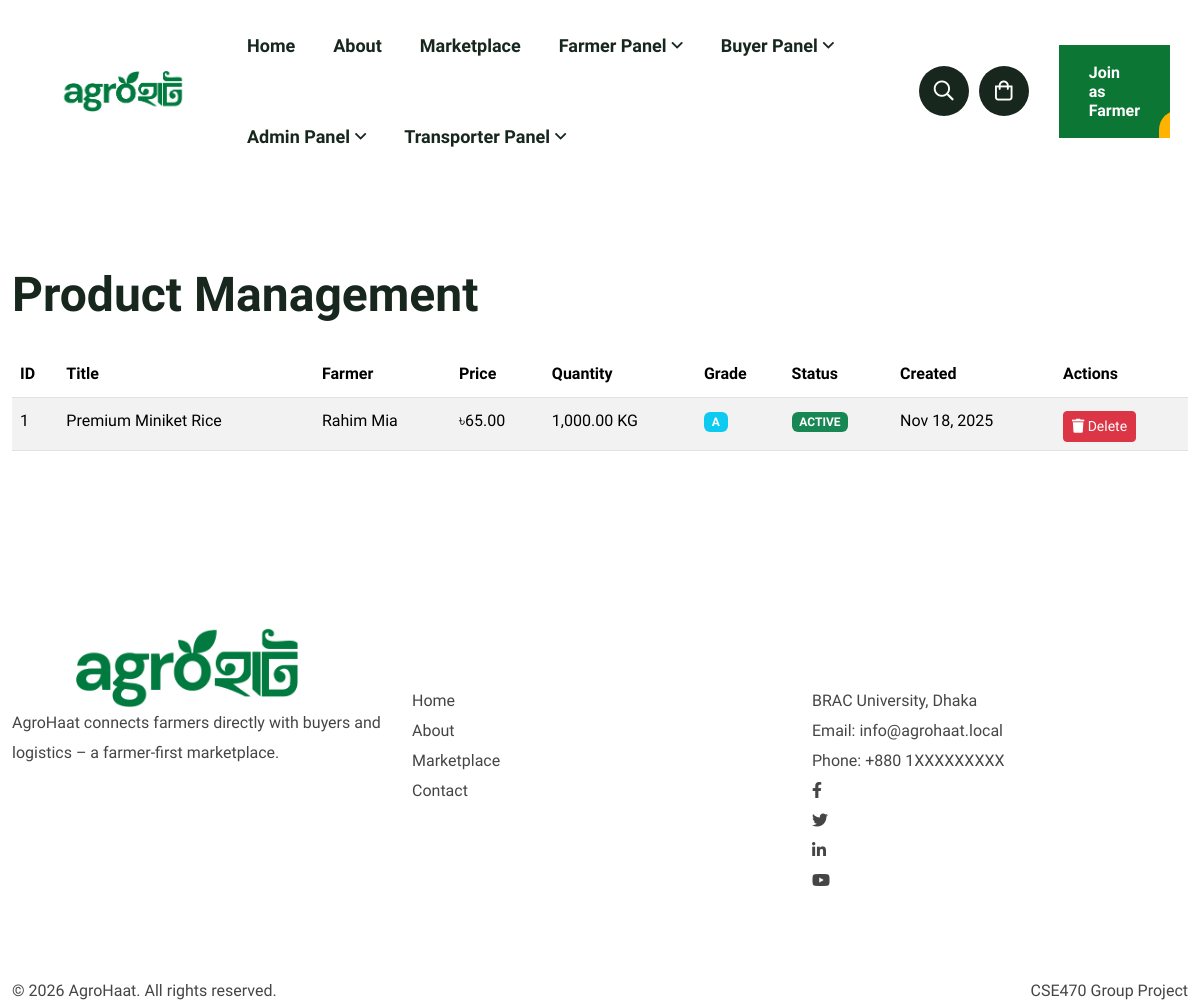
The page /public/admin/products.php (signed in) on the database as committed earlier.
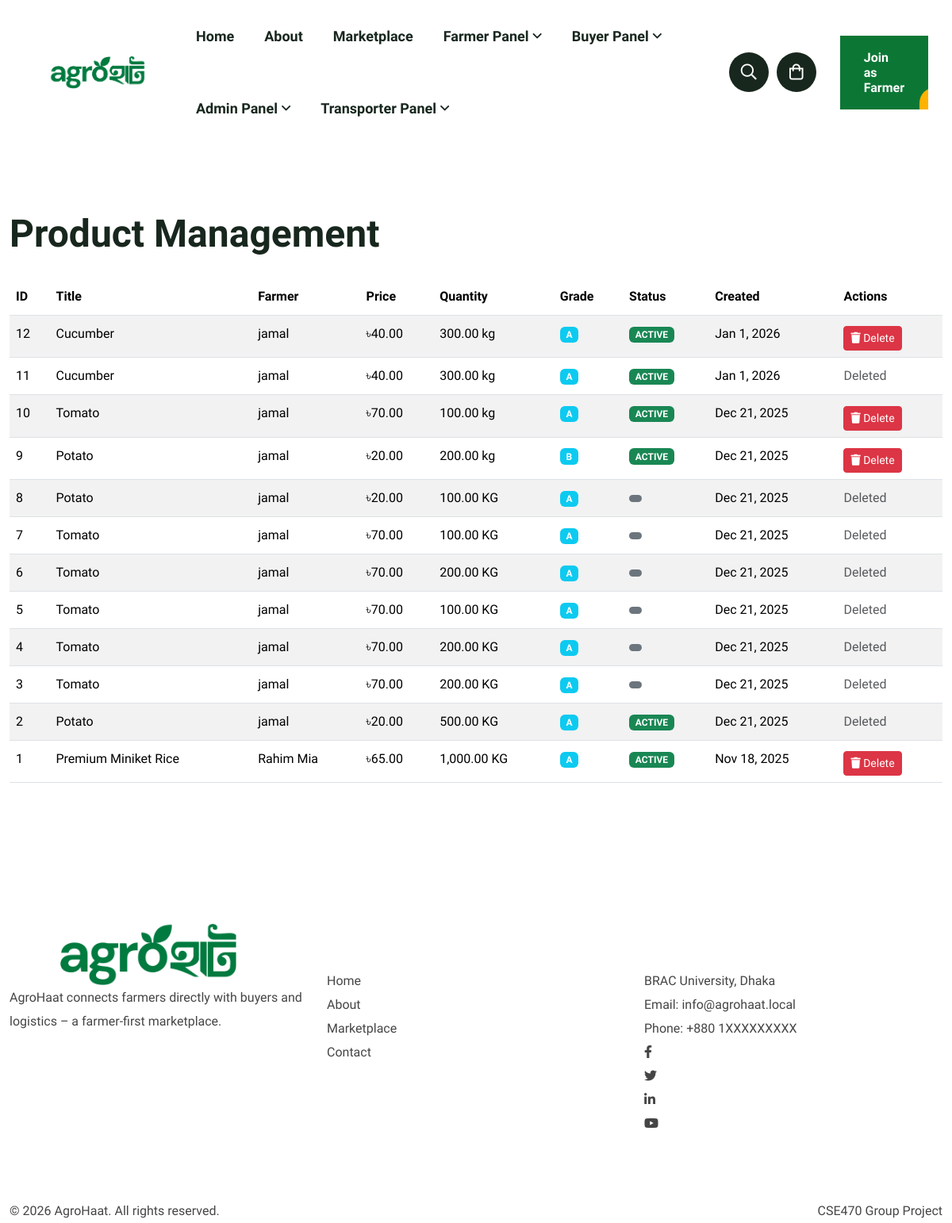
The same page on the database as committed later.
### tables this page shows
CREATE TABLE `products` (
  `product_id` bigint(20) NOT NULL,
  `farmer_id` bigint(20) NOT NULL,
  `category_id` int(11) NOT NULL,
  `title` varchar(150) NOT NULL,
  `description` text DEFAULT NULL,
  `image_url` varchar(255) DEFAULT NULL,
  `quantity_available` decimal(10,2) NOT NULL,
  `unit` varchar(10) DEFAULT 'KG',
  `price_per_unit` decimal(10,2) NOT NULL,
  `quality_grade` enum('A','B','C','EXPORT_QUALITY') DEFAULT 'A',
  `harvest_date` date NOT NULL,
  `batch_number` varchar(50) DEFAULT NULL,
  `trace_id` varchar(64) NOT NULL,
  `qr_code_url` varchar(255) DEFAULT NULL,
  `status` enum('PENDING','ACTIVE','INACTIVE','SOLD_OUT','HIDDEN') DEFAULT 'PENDING',
  `is_deleted` tinyint(1) DEFAULT 0,
  `created_at` timestamp NOT NULL DEFAULT current_timestamp(),
  `updated_at` timestamp NOT NULL DEFAULT current_timestamp() ON UPDATE current_timestamp()
);

CREATE TABLE `users` (
  `user_id` bigint(20) NOT NULL,
  `full_name` varchar(100) NOT NULL,
  `phone_number` varchar(15) NOT NULL,
  `email` varchar(100) DEFAULT NULL,
  `password_hash` varchar(255) NOT NULL,
  `role` enum('ADMIN','FARMER','BUYER','TRANSPORTER') NOT NULL,
  `division` varchar(50) DEFAULT NULL,
  `district` varchar(50) DEFAULT NULL,
  `upazila` varchar(50) DEFAULT NULL,
  `address_details` text DEFAULT NULL,
  `latitude` decimal(10,8) DEFAULT NULL,
  `longitude` decimal(11,8) DEFAULT NULL,
  `is_verified` tinyint(1) DEFAULT 0,
  `is_deleted` tinyint(1) DEFAULT 0,
  `created_at` timestamp NOT NULL DEFAULT current_timestamp(),
  `updated_at` timestamp NOT NULL DEFAULT current_timestamp() ON UPDATE current_timestamp()
);

### controllers/AdminController.php (called while the page is built, shortened)
<?php
class AdminController {
    private $pdo;
    public function __construct($pdo) {
        $this->pdo = $pdo;
    }
    public function getAllProducts($limit = 50, $offset = 0) {
        $sql = "SELECT p.*, u.full_name AS farmer_name
                FROM products p
                JOIN users u ON u.user_id = p.farmer_id
                ORDER BY p.created_at DESC
                LIMIT :limit OFFSET :offset";
        $stmt = $this->pdo->prepare($sql);
        $stmt->bindValue(':limit', $limit, PDO::PARAM_INT);
        $stmt->bindValue(':offset', $offset, PDO::PARAM_INT);
        $stmt->execute();
        return $stmt->fetchAll(PDO::FETCH_ASSOC);
    }
}

### public/admin/products.php (the view, shortened to what this page needs)
<?php
require_once '../../config/config.php';
require_once '../../controllers/AdminController.php';
$admin = new AdminController($pdo);
$products = $admin->getAllProducts();
include '../../includes/header.php';
?>
<section class="pt-80 pb-80">
    <div class="container">
        <div class="d-flex justify-content-between align-items-center mb-4">
            <h2 class="mb-0">Product Management</h2>
        </div>
        <div class="table-responsive">
            <table class="table table-striped">
                <thead>
                    <tr>
                        <th>ID</th>
                        <th>Title</th>
                        <th>Farmer</th>
                        <th>Price</th>
                        <th>Quantity</th>
                        <th>Grade</th>
                        <th>Status</th>
                        <th>Created</th>
                        <th>Actions</th>
                    </tr>
                </thead>
                <tbody>
                    <?php foreach ($products as $p): ?>
                        <tr class="<?= $p['status'] === 'PENDING' && !$p['is_deleted'] ? 'table-warning' : '' ?>">
                            <td><?= $p['product_id'] ?></td>
                            <td><?= htmlspecialchars($p['title']) ?></td>
                            <td><?= htmlspecialchars($p['farmer_name']) ?></td>
                            <td>৳<?= number_format($p['price_per_unit'], 2) ?></td>
                            <td><?= number_format($p['quantity_available'], 2) ?> <?= htmlspecialchars($p['unit']) ?></td>
                            <td><span class="badge bg-info"><?= htmlspecialchars($p['quality_grade']) ?></span></td>
                            <td>
                                <span class="badge bg-<?= $p['status'] === 'ACTIVE' ? 'success' : ($p['status'] === 'PENDING' ? 'warning' : 'secondary') ?>">
                                    <?= htmlspecialchars($p['status']) ?>
                                </span>
                            </td>
                            <td><?= date('M j, Y', strtotime($p['created_at'])) ?></td>
                            <td>
                                <?php if (!$p['is_deleted']): ?>
                                    <form method="POST" action="" style="display:inline-block; margin-top: 5px;">
                                        <button type="submit" name="delete_product" class="btn btn-danger btn-sm" onclick="return confirm('Delete this product?')">
                                            <i class="fas fa-trash"></i> Delete
                                        </button>
                                    </form>
                                <?php else: ?>
                                    <span class="text-muted">Deleted</span>
                                <?php endif; ?>
                            </td>
                        </tr>
                    <?php endforeach; ?>
                </tbody>
            </table>
        </div>
    </div>
</section>
<?php include '../../includes/footer.php'; ?>

Rows that differ between the two databases and show on the page:
added products: product_id "12", title "Cucumber", farmer.full_name "jamal", price_per_unit "40.00", quantity_available "300.00", unit "kg", quality_grade "A", status "ACTIVE", created_at "Jan 1, 2026"
added products: product_id "11", title "Cucumber", farmer.full_name "jamal", price_per_unit "40.00", quantity_available "300.00", unit "kg", quality_grade "A", status "ACTIVE", created_at "Jan 1, 2026", is_deleted "Deleted"
added products: product_id "10", title "Tomato", farmer.full_name "jamal", price_per_unit "70.00", quantity_available "100.00", unit "kg", quality_grade "A", status "ACTIVE", created_at "Dec 21, 2025"
added products: product_id "9", title "Potato", farmer.full_name "jamal", price_per_unit "20.00", quantity_available "200.00", unit "kg", quality_grade "B", status "ACTIVE", created_at "Dec 21, 2025"
added products: product_id "8", title "Potato", farmer.full_name "jamal", price_per_unit "20.00", quantity_available "100.00", unit "KG", quality_grade "A", created_at "Dec 21, 2025", is_deleted "Deleted"
added products: product_id "7", title "Tomato", farmer.full_name "jamal", price_per_unit "70.00", quantity_available "100.00", unit "KG", quality_grade "A", created_at "Dec 21, 2025", is_deleted "Deleted"
added products: product_id "6", title "Tomato", farmer.full_name "jamal", price_per_unit "70.00", quantity_available "200.00", unit "KG", quality_grade "A", created_at "Dec 21, 2025", is_deleted "Deleted"
added products: product_id "5", title "Tomato", farmer.full_name "jamal", price_per_unit "70.00", quantity_available "100.00", unit "KG", quality_grade "A", created_at "Dec 21, 2025", is_deleted "Deleted"
added products: product_id "4", title "Tomato", farmer.full_name "jamal", price_per_unit "70.00", quantity_available "200.00", unit "KG", quality_grade "A", created_at "Dec 21, 2025", is_deleted "Deleted"
added products: product_id "3", title "Tomato", farmer.full_name "jamal", price_per_unit "70.00", quantity_available "200.00", unit "KG", quality_grade "A", created_at "Dec 21, 2025", is_deleted "Deleted"
added products: product_id "2", title "Potato", farmer.full_name "jamal", price_per_unit "20.00", quantity_available "500.00", unit "KG", quality_grade "A", status "ACTIVE", created_at "Dec 21, 2025", is_deleted "Deleted"
